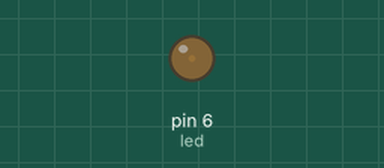
Recording of a sketch running on a simulated Arduino Uno, built with avr-gcc and run on an emulated ATmega328P. On the bench: output pins drawn as LEDs (lit = HIGH).

Above: at 0.05 s.
At 0.95 s:
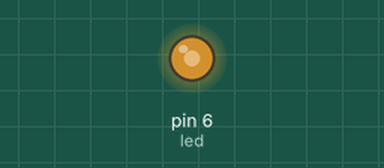
At 1.4 s:
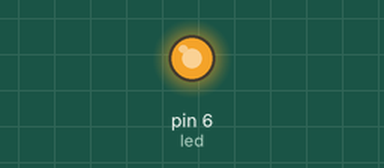
At 2.75 s:
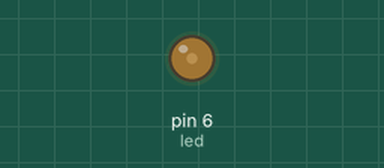
Timing chart, 0 to 7.0 s (numbered marks = the images above):
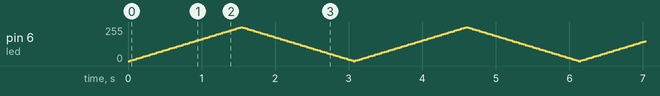

The sketch:

trial_1.ino
```cpp
int led=6;
int brightness = 0;
int fade = 5;

void setup()
{
    pinMode(led, OUTPUT);
    Serial.begin(115200);
}

void loop()
{
    analogWrite(led, brightness);
    brightness = brightness + fade;

    if (brightness <= 0 || brightness >= 255){
        fade = -fade;
    }
    delay(30);
}
/*
void setup(){
    Serial.begin(115200);
    pinMode(LED_BUILTIN, OUTPUT);
}

/*void flash(int duration){
    digitalWrite(LED_BUILTIN, HIGH);
    delay(duration);
    digitalWrite(LED_BUILTIN, LOW);
    delay(duration);
}*/

/*void loop(){
    digitalWrite(LED_BUILTIN, HIGH);
    delay(1000);
    digitalWrite(LED_BUILTIN, LOW);
    delay(1000);
}
    /*    flash(200); flash(200); flash(200);
    delay(300);
    flash(500); flash(500); flash(500);
    delay(300);
    flash(200); flash(200); flash(200);
    delay(1000);
*/

    /*digitalWrite(LED_BUILTIN, HIGH);
    delay(1000);
    digitalWrite(LED_BUILTIN, LOW);
    delay(2000);

    digitalWrite(LED_BUILTIN,HIGH);
    delay(500);
    digitalWrite(LED_BUILTIN,LOW);
    delay(500);*/

    /*byte brightness;

    if (Serial.available()){
        brightness = Serial.read();
        digitalWrite(LED_BUILTIN, brightness);
    }*/
```
